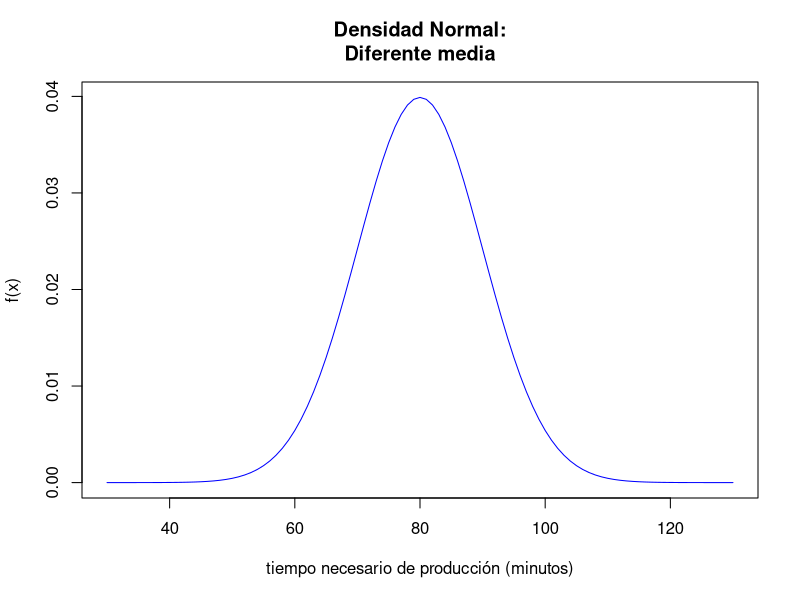

Generate this figure with R:
set.seed(0202)

"1.- El tiempo necesario para producir un determinado producto en una maquinaria tiene una distribución normal
cuya media es 80 minutos con desviación estándar de 10 minutos."

#a) Grafica la función de distribución de la variable aleatoria.
curve(dnorm(x, mean = 80, sd = 10), from = 30, to = 130, 
      col='blue', main = "Densidad Normal:\nDiferente media",
      ylab = "f(x)", xlab = "tiempo necesario de producción (minutos)")

#b) ¿Cuál es la probabilidad de que la maquinaria termine el producto en una hora o menos? 2.27%
pnorm(60, 80, 10)

 
#c) ¿Cuál es la probabilidad de que el producto sea terminado en más de 1.5 horas, pero en menos de 2.5 horas? 15.86%
pnorm(150, 80, 10) - pnorm(90, 80, 10)


#d) ¿Cuál es el intervalo de tiempo que deja exactamente al centro el 90% de probabilidad? de 63.55 a 96.44
qnorm(p = 0.05, 80, 10); qnorm(p = 0.05, 80, 10, FALSE) 
#qnorm = cuantiles



"2.- Una institución de crédito informa a las autoridades que, en promedio, sus clientes mantienen un saldo deudor
en sus tarjetas de crédito igual a 12,500 pesos mensuales, con una desviación estándar de 7,800 pesos."

#a) ¿Cuál es la probabilidad de que un cliente tenga un saldo deudor mayor a $20,000? 16.81%
pnorm(20000, 12500, 7800, FALSE)

  
#b) ¿Cuál es la probabilidad de que un cliente tenga un saldo deudor menor a $11,000? 42.37%
pnorm(11000, 12500, 7800)
 
 
#c) ¿Cuál es la probabilidad de que un cliente tenga un saldo deudor entre $13,000 y 15,000? 10.01%
pnorm(15000, 12500, 7800) - pnorm(13000, 12500, 7800)
  

#d) ¿Hasta qué monto se encuentra el 10% de clientes con saldo deudor más bajo? $2503.898
qnorm(0.1, 12500, 7800)
